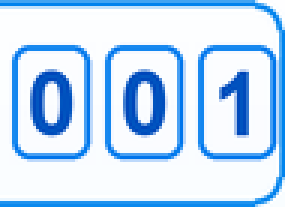
#> input picture integrations/tuya/panel/src/assets/cj96/w2_set_irr_value_001.png, 95 x 69 px, found by its file name (shown 3 times larger)
$ python build_w2_single_digit_frame.py
#> lines starting #> are read from the running program, lines starting #| are printed output that depends on the picture; after the words box and inside, x2 and y2 are one past the last pixel; in counts of white or black regions, pixels touching at a corner belong together
#!/usr/bin/env python3
"""Create a one-digit frame matching the Window2 selected-group number boxes."""

from __future__ import annotations

from pathlib import Path

from PIL import Image
import numpy as np


ROOT = Path(__file__).resolve().parents[1]
SOURCE = ROOT / "resources" / "w2_set_irr_value_001.png"
OUTPUT = "w2_single_digit_frame_27x39.png"
BOX = (4, 15, 31, 54)

def main() -> None:
    if not SOURCE.exists():
        raise FileNotFoundError(SOURCE)

    crop = Image.open(SOURCE).convert("RGBA").crop(BOX)
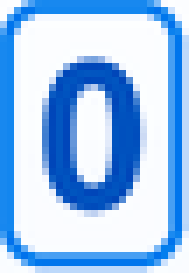
#> crop: PIL image 27x39 RGBA (shown 7 times larger); mean R, G, B, A 155.4, 194.8, 239.8, 255
    pixels = np.array(crop)
    red, green, blue = pixels[:, :, 0], pixels[:, :, 1], pixels[:, :, 2]
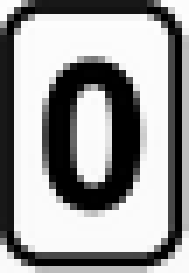
#> red: shape (39, 27) (shown 7 times larger); min 0, max 253, mean 155.4
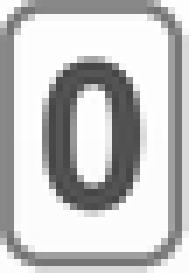
#> green: shape (39, 27) (shown 7 times larger); min 70, max 254, mean 194.8
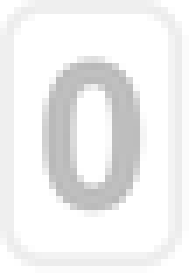
#> blue: shape (39, 27) (shown 7 times larger); min 184, max 255, mean 239.8
    blue_mask = (
        (blue > 120)
        & (blue > red + 30)
        & (blue > green - 10)
        & ((np.maximum.reduce([red, green, blue]) - np.minimum.reduce([red, green, blue])) > 30)
    )
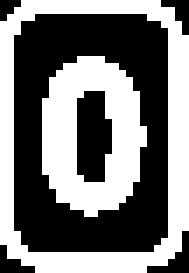
#> blue_mask: shape (39, 27) bool (shown 7 times larger); 47.2% white; 2 white regions, box (x1, y1, x2, y2) and area: (0, 0, 27, 39) 281, (6, 8, 21, 31) 216
    height, width = blue_mask.shape
#> height = 39; width = 27
    seen = np.zeros_like(blue_mask, dtype=bool)
    keep = np.zeros_like(blue_mask, dtype=bool)
    for y in range(height):
        for x in range(width):
            if not blue_mask[y, x] or seen[y, x]:
                continue
            stack = [(x, y)]
            seen[y, x] = True
            points = []
            while stack:
                cx, cy = stack.pop()
                points.append((cx, cy))
                for nx in range(cx - 1, cx + 2):
                    for ny in range(cy - 1, cy + 2):
                        if (
                            nx < 0
                            or nx >= width
                            or ny < 0
                            or ny >= height
                            or seen[ny, nx]
                            or not blue_mask[ny, nx]
                        ):
                            continue
                        seen[ny, nx] = True
                        stack.append((nx, ny))
            xs = [point[0] for point in points]
            ys = [point[1] for point in points]
            bbox = (min(xs), min(ys), max(xs) + 1, max(ys) + 1)
            touches_edge = bbox[0] <= 1 or bbox[1] <= 1 or bbox[2] >= width - 1 or bbox[3] >= height - 1
            if touches_edge and len(points) > 80:
                for px, py in points:
                    keep[py, px] = True
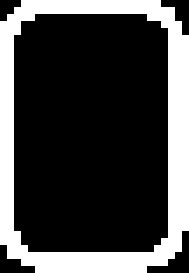
#> keep: shape (39, 27) bool (shown 7 times larger); 26.7% white; 1 white region, box (x1, y1, x2, y2) and area: (0, 0, 27, 39) 281

    output_pixels = np.zeros_like(pixels)
    output_pixels[keep] = pixels[keep]
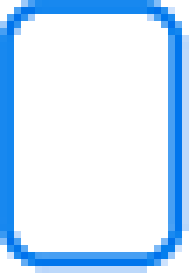
#> output_pixels: shape (39, 27, 4) (shown 7 times larger); mean R, G, B, A 16.4, 40.8, 64.5, 68; transparent parts drawn white
    frame = Image.fromarray(output_pixels, "RGBA")
    output_path = ROOT / "resources" / OUTPUT
    output_path.parent.mkdir(parents=True, exist_ok=True)
    frame.save(output_path, optimize=True)

    print(f"created {OUTPUT}")
    print(f"size: {frame.width}x{frame.height}")
#| size: 27x39


if __name__ == "__main__":
    main()
